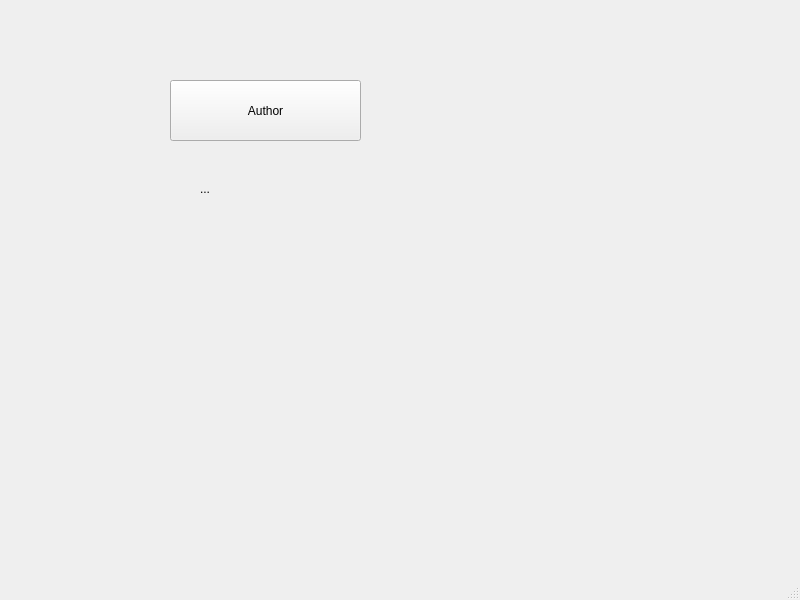
<?xml version="1.0" encoding="UTF-8"?>
<ui version="4.0">
 <class>MainWindow</class>
 <widget class="QMainWindow" name="MainWindow">
  <property name="geometry">
   <rect>
    <x>0</x>
    <y>0</y>
    <width>800</width>
    <height>600</height>
   </rect>
  </property>
  <property name="windowTitle">
   <string>MainWindow</string>
  </property>
  <widget class="QWidget" name="centralwidget">
   <widget class="QPushButton" name="pushButton">
    <property name="geometry">
     <rect>
      <x>170</x>
      <y>80</y>
      <width>191</width>
      <height>61</height>
     </rect>
    </property>
    <property name="text">
     <string>Author</string>
    </property>
   </widget>
   <widget class="QLabel" name="label">
    <property name="geometry">
     <rect>
      <x>200</x>
      <y>180</y>
      <width>241</width>
      <height>17</height>
     </rect>
    </property>
    <property name="text">
     <string>...</string>
    </property>
   </widget>
  </widget>
  <widget class="QMenuBar" name="menubar">
   <property name="geometry">
    <rect>
     <x>0</x>
     <y>0</y>
     <width>800</width>
     <height>22</height>
    </rect>
   </property>
  </widget>
  <widget class="QStatusBar" name="statusbar"/>
 </widget>
 <resources/>
 <connections/>
</ui>
